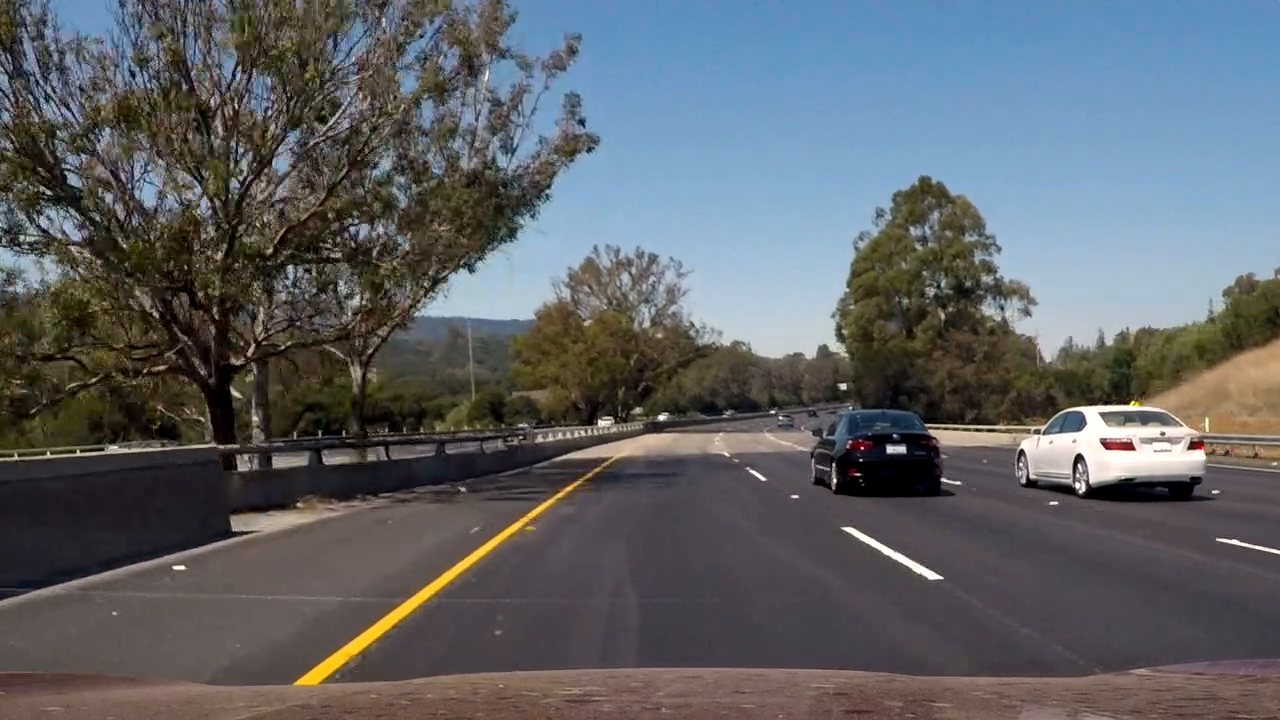
#> input picture frames/out10.png, 1280 x 720 px, given in place of test4.jpg, which was not available
$ jupyter execute --allow-errors project5.ipynb   (shell and % lines are left out)   (older library calls are emulated)   (text cells are left out)
#> lines starting #> are read from the running program, lines starting #| are printed output that depends on the picture; pictures that were not available may be replaced by others from this repository, and a replacement may not be noted
### LaneDetection.py
# # Advanced Lane Finding
#
# The Project
# ---
#
# The goals / steps of this project are the following:
#
# * Compute the camera calibration matrix and distortion coefficients given a set of chessboard images.
# * Apply a distortion correction to raw images.
# * Use color transforms, gradients, etc., to create a thresholded binary image.
# * Apply a perspective transform to rectify binary image ("birds-eye view").
# * Detect lane pixels and fit to find the lane boundary.
# * Determine the curvature of the lane and vehicle position with respect to center.
# * Warp the detected lane boundaries back onto the original image.
# * Output visual display of the lane boundaries and numerical estimation of lane curvature and vehicle position.
#


import numpy as np
import cv2
import glob


# Define a class to receive the characteristics of each line detection
class Line():
    # [21 lines left out: function __init__, not called in this run]


def calibrate_camera(cal_file_path):
    # use glob to match file with pattern, here the pattern is file extension '.jpg'
    calfiles = glob.glob(cal_file_path + "/*.jpg")
    # Arrays to store object pongs and image points from all the images
    # the above image has 6x 9 corners
    nr = 6
    nc = 9
    # prepare object points, smart idea to use np.mgrid
    objp = np.zeros((nr * nc, 3), np.float32)
    objp[:, :2] = np.mgrid[:nc, :nr].T.reshape(-1, 2)

    objpoints = []  # 3D points with Z axis always 0, Why?
    imgpoints = []  # 2D points on image, value in pixels

    for file in calfiles:
        img = cv2.imread(file)
        gray = cv2.cvtColor(img, cv2.COLOR_BGR2GRAY)
        # be careful of the 2nd parameter, patternSize=(columns,rows)
        ret, corners = cv2.findChessboardCorners(gray, (nc, nr), None)

        # if found, add object points, image points
        if ret == True:
            objpoints.append(objp)
            imgpoints.append(corners)
        else:
            print("corners not found in file : {}".format(file))
    # calibrate camera to get transformation matrix

    _, mtx, dist, _, _ = cv2.calibrateCamera(objpoints, imgpoints, (img.shape[1], img.shape[0]), None, None)
    return mtx, dist


# ## 3. Use color transforms, gradients, etc., to create a thresholded binary image.

# ### 3.1 implement a gradient threshold filter on x or y axis


# the image must be in format BGR or BGRA e.g. read by cv2.imread
# since we convert grayscale use pixel format COLOR_BGR2GRAY
# [491 lines left out: functions abs_xy_thresh, mag_thresh, dir_thresh, hls_saturation_thresh, get_perspective_matrix, process_img_with_filters and 5 more, not called in this run]


# ## 9. Output visual display of the lane boundaries and numerical estimation of lane curvature and vehicle position.

# ### 9.1 the pipeline to process a image


# the last good detected lines
last_good_lanes = None
bad_frame_count = 0
bad_frame_threshold = 2
mtx,dist = calibrate_camera("camera_cal")
M, Minv = get_perspective_matrix()


# [50 lines left out: function pipeline, not called in this run]

### project5.ipynb
[cell 1]
from urllib.request import urlretrieve
from os.path import isdir
from tqdm import tqdm
import zipfile

vehicles_path = 'vehicles'
vehicles_file = 'vehicles.zip'
non_vehicles_path = 'non-vehicles'
non_vehicles_file = "non-vehicles.zip"

vehicles_link = 'https://s3.amazonaws.com/udacity-sdc/Vehicle_Tracking/vehicles.zip'
non_vehicles_link ='https://s3.amazonaws.com/udacity-sdc/Vehicle_Tracking/non-vehicles.zip'


class DLProgress(tqdm):
    last_block = 0

    # [4 lines left out: function hook, not called in this run]

#> (the rest of this cell did not finish here and is left out)

[cell 2]
import matplotlib.pyplot as plt
import numpy as np
from collections import deque
from skimage.feature import hog
import cv2
import glob

[cell 3]
# Define a function to return HOG features and visualization
# [31 lines left out: function get_hog_features, not called in this run]

[cell 4]
# get images for cars and non-cars images files for training and validation
car_files = glob.glob("vehicles/vehicles/*/*.png")
non_car_files = glob.glob("non-vehicles/non-vehicles/*/*.png")
print("Total cars samples:{} Non cars samples :{}".format(len(car_files),len(non_car_files)))

#> (a cell that did not finish here is left out)

#> (a cell that did not finish here is left out)

[cell 7]
# Define a function to compute binned color features
# [20 lines left out: functions bin_spatial, color_hist, not called in this run]

#> (a cell that did not finish here is left out)

[cell 9]
# Define a function to extract features from a list of images
# Have this function call bin_spatial() and color_hist(), and get_hog_features()
# [43 lines left out: function extract_features, not called in this run]

[cell 10]
import time
from sklearn.svm import LinearSVC
from sklearn.preprocessing import StandardScaler
from sklearn.model_selection import train_test_split

def train_svm_classifier(colorspace, orient, pix_per_cell,cell_per_block,hog_channel,
                         spatial_bin_size, color_bin_size):

    """get a svm classifier and a feature scaler """

    # get images for cars and non-cars images files for training and validation
    car_files = glob.glob("vehicles/vehicles/*/*.png")
    non_car_files = glob.glob("non-vehicles/non-vehicles/*/*.png")
    print("Total cars samples:{} Non cars samples :{}".format(len(car_files),len(non_car_files)))

    t=time.time()
    car_features    = [extract_features(cv2.imread(file), cspace=colorspace, spatial_size=spatial_bin_size,
                            hist_bins=color_bin_size,hist_range=(0,255),orient=orient,
                            pix_per_cell=pix_per_cell, cell_per_block=cell_per_block, hog_channel=hog_channel)
                       for file in car_files ]

    notcar_features = [extract_features(cv2.imread(file), cspace=colorspace, spatial_size=spatial_bin_size,
                            hist_bins=color_bin_size,hist_range=(0,255),orient=orient,
                            pix_per_cell=pix_per_cell, cell_per_block=cell_per_block, hog_channel=hog_channel)
                       for file in non_car_files]

    t2 = time.time()
    print(round(t2-t, 2), 'Seconds to extract features...')

    t=time.time()
    # Create an array stack of feature vectors
    X = np.vstack((car_features, notcar_features)).astype(np.float64)
    # Fit a per-column scaler
    X_scaler = StandardScaler().fit(X)
    # Apply the scaler to X
    scaled_X = X_scaler.transform(X)

    # Define the labels vector
    y = np.hstack((np.ones(len(car_features)), np.zeros(len(notcar_features))))

    # Split up data into randomized training and test sets
    rand_state = np.random.randint(0, 100)
    X_train, X_test, y_train, y_test = train_test_split(
        scaled_X, y, test_size=0.2, random_state=rand_state)

    print('Using:',orient,'orientations',pix_per_cell,
        'pixels per cell and', cell_per_block,'cells per block')
    print('Feature vector length:', len(X_train[0]))
    t2 = time.time()
    print(round(t2-t, 2), 'Seconds to normalize features')


    # Use a linear SVC
    svc = LinearSVC()
    # Check the training time for the SVC
    t=time.time()
    svc.fit(X_train, y_train)
    t2 = time.time()
    print(round(t2-t, 2), 'Seconds to train SVC...')
    # Check the score of the SVC
    print('Test Accuracy of SVC = ', round(svc.score(X_test, y_test), 4))

    return svc,X_scaler

[cell 11]
def draw_boxes(img, bboxes, color=(0, 0, 255), thick=6):
    """ draw rectangles"""

    # Make a copy of the image
    imcopy = np.copy(img)
    # Draw a rectangle given bbox coordinates
    [cv2.rectangle(imcopy, box[0], box[1], color, thick) for box in bboxes]
    # Return the image copy with boxes drawn
    return imcopy


# Define a function that takes an image,
# start and stop positions in both x and y,
# window size (x and y dimensions),
# and overlap fraction (for both x and y)
def slide_window(img, x_start_stop=[None, None], y_start_stop=[None, None],
                    xy_window=(64, 64), xy_overlap=(0.5, 0.5)):

    """ get a window/rectangle list for specified window size """

    # If x and/or y start/stop positions not defined, set to image size
    # Compute the span of the region to be searched
    if x_start_stop[0] == None:
        x_start_stop[0] = 0
    if x_start_stop[1] == None:
        x_start_stop[1] = img.shape[1]
    if y_start_stop[0] == None:
        y_start_stop[0] = 0
    if y_start_stop[1] == None:
        y_start_stop[1] = img.shape[0]


    #window width and height
    w = xy_window[1]
    h = xy_window[0]

    # Compute the number of pixels per step in x/y

    x_step = int(w * (1-xy_overlap[0]))
    y_step = int(h * (1-xy_overlap[1]))

    # Compute the number of windows in x/y
    x_window_pos = range(x_start_stop[0],x_start_stop[1]-w+1,x_step)
    y_window_pos = range(y_start_stop[0],y_start_stop[1]-h+1,y_step)

    # Loop through finding x and y window positions
    # Return the list of windows
    return [((x,y),(x+w-1,y+h-1)) for y in y_window_pos for x in x_window_pos]

[cell 12]
image = cv2.imread('test_images/test4.jpg')
#> image is the input picture: shape (720, 1280, 3); mean B, G, R 102.4, 98, 94.5
image = cv2.cvtColor(image, cv2.COLOR_BGR2RGB)

windows_far = slide_window(image, x_start_stop=[None, None], y_start_stop=[380, 508],
                    xy_window=(64, 64), xy_overlap=(0.5, 0.5))
#> windows_far = 117 items
windows_mid = slide_window(image, x_start_stop=[None, None], y_start_stop=[380, 600],
                    xy_window=(128, 128), xy_overlap=(0.5, 0.5))
#> windows_mid = 38 items
windows_near = slide_window(image, x_start_stop=[None, None], y_start_stop=[380, 720],
                    xy_window=(192, 192), xy_overlap=(0.5, 0.5))
#> windows_near = 24 items

plt.figure(figsize=(15,9))
plt.subplot(2,2,1)
window_img = draw_boxes(image, windows_far, color=(255, 0, 0), thick=6)
plt.imshow(window_img)
plt.title("window for far view field")
plt.subplot(2,2,2)
window_img = draw_boxes(image, windows_mid, color=(0, 255, 0), thick=6)
plt.imshow(window_img)
plt.title("window for middle view field")
plt.subplot(2,2,3)
window_img = draw_boxes(image, windows_near, color=(0, 0, 255), thick=6)
#> call 3 of draw_boxes, with color = (0, 0, 255), thick = 6
#> in draw_boxes (call 3), `[cv2.rectangle(imcopy, box[0], box[1], color, thick) for box in bboxes]`:
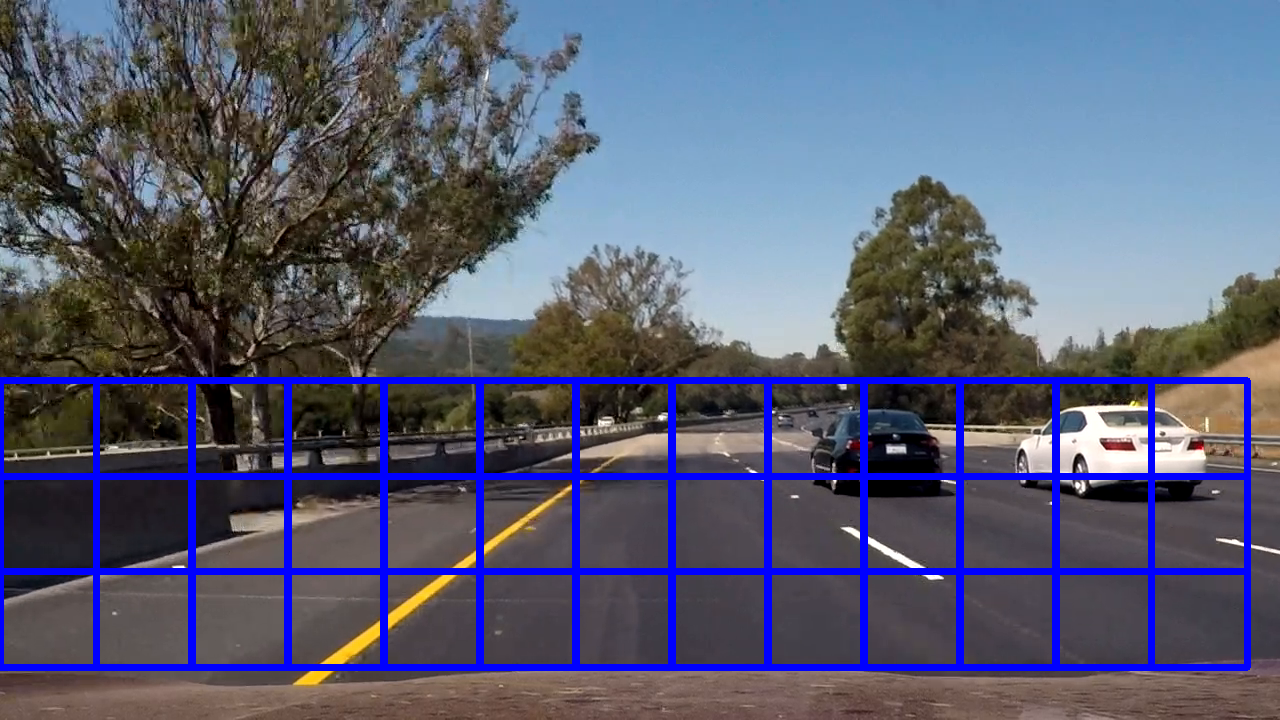
#> imcopy: shape (720, 1280, 3); mean R, G, B 89.1, 93.2, 115.2
plt.imshow(window_img)
plt.title("window for near view field")
plt.show()
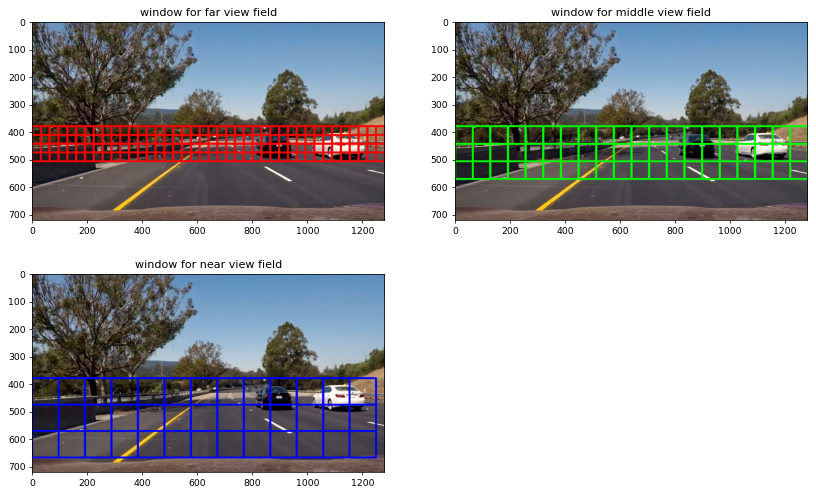
#> figure drawn by matplotlib, 3 panels

[cell 13]
# Define a single function that can extract features using hog sub-sampling and make predictions
# [100 lines left out: function find_cars, not called in this run]

[cell 14]
colorspace = 'YUV' # Can be RGB, HSV, LUV, HLS, YUV, YCrCb
orient = 9
pix_per_cell = 8
cell_per_block = 2
hog_channel = 0 #Can be 0, 1, 2, or "ALL"
spatial_bin_size = 16 #spatial bin size
color_bin_size = 32 #color bin size
scale =1

#> (a cell that did not finish here is left out)


[cell 16]
xstart = 0
xstop = 1280
ystart = 380
ystop = 700

img1 = cv2.imread('test_images/test1.jpg')
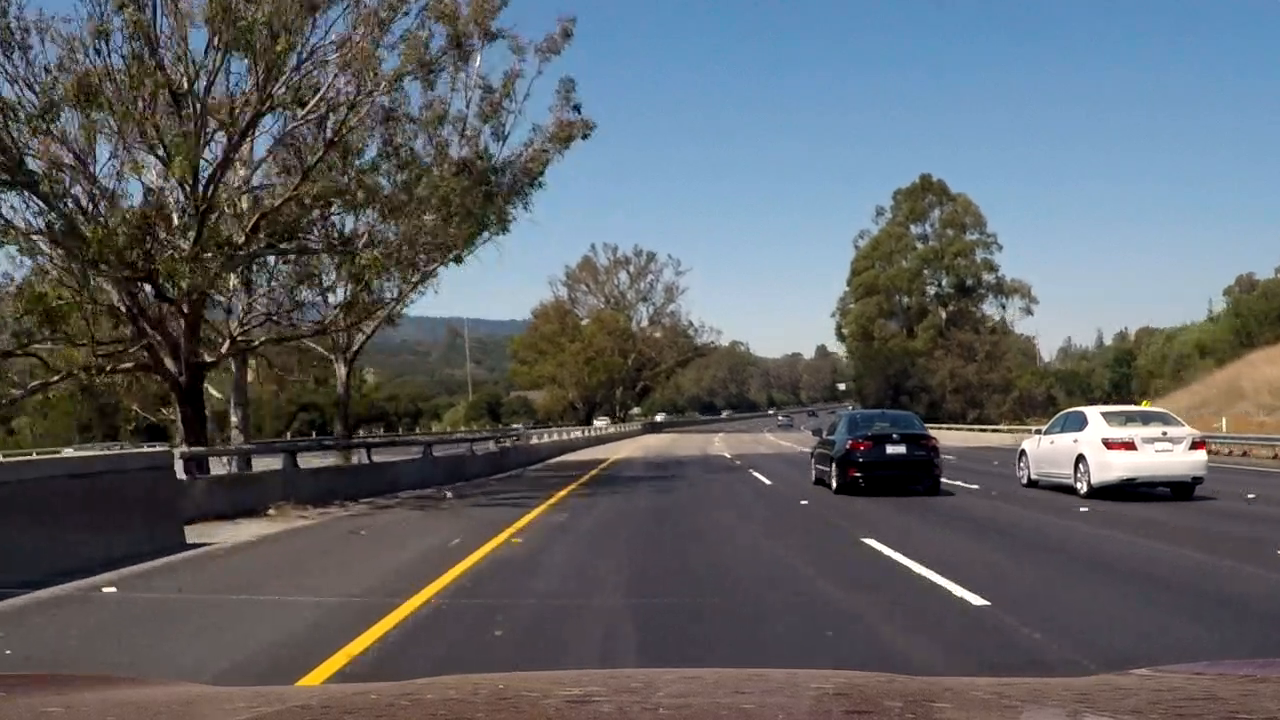
#> input picture frames/out11.png, 1280 x 720 px, given in place of test1.jpg, which was not available
#> img1 is the input picture: shape (720, 1280, 3); mean B, G, R 102.4, 97.9, 94.4
img6 = cv2.imread('test_images/test6.jpg')


#> (the rest of this cell did not finish here and is left out)

[cell 17]
from scipy.ndimage.measurements import label

# [42 lines left out: functions add_heat, apply_heat, apply_threshold, draw_labeled_bboxes, not called in this run]

[cell 18]
#Both parameters are used to remove false positive detections.
# frame count to average the heat
frames_to_average = 10
# frame count to validate, i.e. the video shall detect amount  of cars consectively to decide a new car is detected.
frames_to_validate = 10

# using multi-scale detection, the cars are only detected under certain scales
# by observing the samples, 2 out of 6 scales patches are detected in average
recognition_rate = 2

[cell 19]
# [28 lines left out: function validate_labels, not called in this run]


def multi_scale_find_cars_pipeline(image,debug=False):
    #global variables to store the heat buffer across consective video frames
    #heat_buffer=deque(maxlen=frames_to_average)
    #label_buffer=deque(maxlen=frames_to_validate)
    #valid_label = None

    #get self object
#> called with debug = False
    selb = multi_scale_find_cars_pipeline

    heat = np.zeros_like(image[:,:,0]).astype(np.float)

    #for debug only to get the original rectangles.
    bboxes = []

    ystart = 380
    xstart = 0
    xstop = 1280
    ystops = [476,476,508,572,636,700]
    scales = [1,1.25,1.5,1.75,2,2.5]

    # detect cars from different scale of patches
    for scale,ystop in zip(scales,ystops):
        # the pipeline is applied in RGB image, convert to BGR for find_cars()
        bb_list,out_img = find_cars(cv2.cvtColor(image,cv2.COLOR_RGB2BGR),xstart,xstop, ystart, ystop, scale,
              orient, pix_per_cell, cell_per_block, colorspace,hog_channel,
              spatial_bin_size, color_bin_size,svc, scaler,vis=True)

        #if car is detected, set the heat to 1
        heat_scale = np.zeros_like(image[:,:,0]).astype(np.float)
        heat_scale = apply_heat(heat_scale,bb_list,1)
        # sum over different scles
        heat += heat_scale

        #for debug only to get the original rectangles.
        bboxes += bb_list
#> heat: shape (720, 1280) float64; every value is 0
#> after the loop, bboxes = []
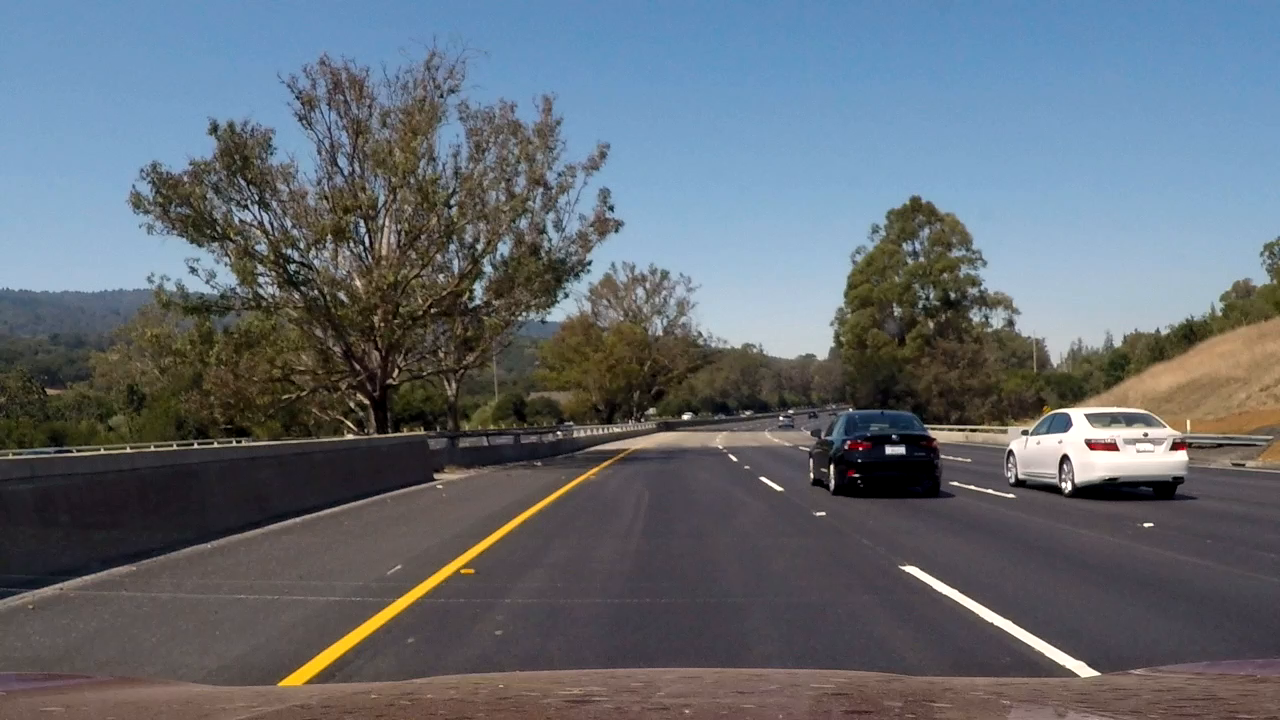
#> input picture frames/out1.png, 1280 x 720 px
#> further down, image is the input picture: shape (720, 1280, 3); mean B, G, R 113.9, 105.9, 98.7

    selb.heat_buffer.append(heat.copy())
    # average through the frames
    weight_heat = sum(selb.heat_buffer)
    # apply the threshold
    # this will remove partially the false positive
    weight_heat = apply_threshold(weight_heat, recognition_rate * len(selb.heat_buffer))

    # Find final boxes from heatmap using label function
    labels = label(weight_heat)


    #check if the label is valid accross the frames
    selb.valid_labels = validate_labels(labels,selb.valid_labels,selb.label_buffer)

    draw_img,_= draw_labeled_bboxes(image.copy(),selb.valid_labels)

    if debug:
        return selb.valid_labels,labels,heat,weight_heat,bboxes
    else:
        return draw_img

# wrapper to get pipe line including initializing buffers in pipeline.
def get_pipeline():
    pipeline = multi_scale_find_cars_pipeline
    pipeline.heat_buffer=deque(maxlen=frames_to_average)
    pipeline.label_buffer=deque(maxlen=frames_to_validate)
    pipeline.valid_labels = None
    return pipeline

[cell 20]
image = cv2.imread('test_images/test1.jpg')
image = cv2.cvtColor(image,cv2.COLOR_BGR2RGB)

#> (the rest of this cell did not finish here and is left out)

[cell 21]
frames_files = glob.glob("frames/*.png")
pipeline = get_pipeline()

plt.figure(figsize=(16,16))

#> (the rest of this cell did not finish here and is left out)

[cell 22]
image = cv2.imread('frames/out1.png')
image = cv2.cvtColor(image,cv2.COLOR_BGR2RGB)

#> (the rest of this cell did not finish here and is left out)

[cell 23]
# Import everything needed to edit/save/watch video clips
from moviepy.editor import VideoFileClip
pipeline = get_pipeline()
output = 'test_video_output.mp4'
#> (the rest of this cell did not finish here and is left out)

[cell 24]
# [7 lines of commented-out code are left out]

#> (a cell that did not finish here is left out)
